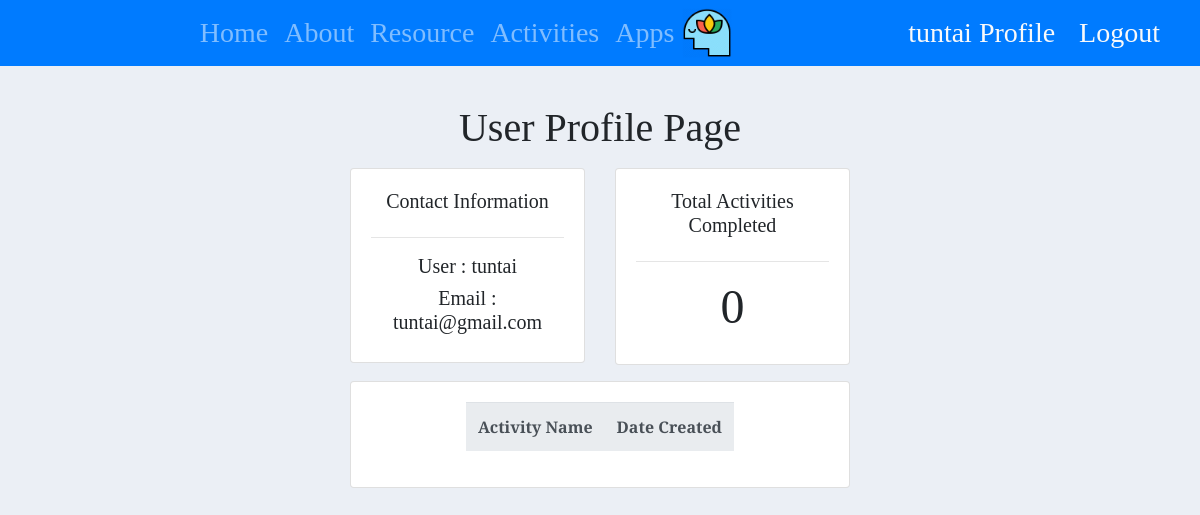
The page /userProfile/7/ (signed in) on the database as committed earlier.
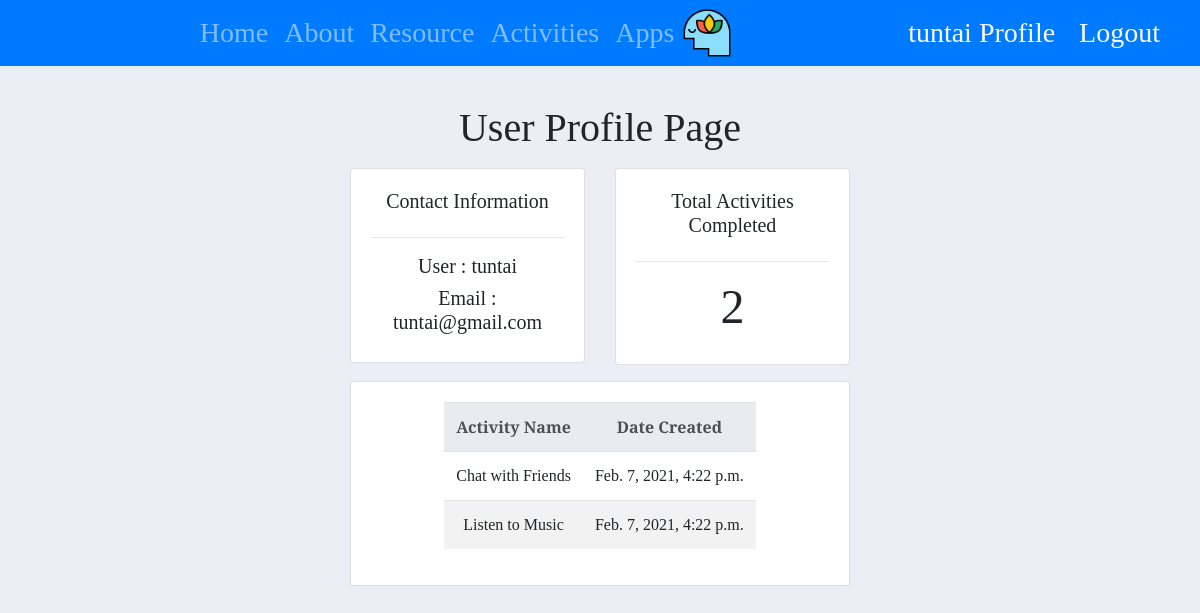
The same page on the database as committed later.
### userDataApp/models.py (models this page shows)
class Activity(models.Model):
    user = models.ForeignKey(User, null=True, on_delete= models.SET_NULL)
    ITEMS = (
            ('Take a Walk', 'Take a Walk'),
            ('Listen to Music', 'Listen to Music'),
            ('Read a Book', 'Read a Book'),
            ('Play a Game','Play a Game'),
            ('Chat with Friends', 'Chat with Friends'),
            ('Eat Healthy Food', 'Eat Healthy Food'),
            ('Meditate', 'Meditate'),
            ('Spend Time with Family', 'Spend Time with Family'),
            ('Feelings', 'Feelings'),
            ('Just Dance', 'Just Dance'),
            ('Do Yoga', 'Do Yoga'),
            ('Have 8hrs of Sleep', 'Have 8hrs of Sleep'),
            ('Go Shopping', 'Go Shopping'),
            ('Be a Painter', 'Be a Painter'),
            ('Write a Story', 'Write a Story'),
            ('Make a Todo List', 'Make a Todo List'),
            )
    date_created = models.DateTimeField(auto_now_add=True, null=True)
    activity = models.CharField(max_length=200, null=True, choices=ITEMS)
    def __str__(self):
        return self.activity

### userDataApp/views.py (the view)
# urls.py: path('userProfile/<str:primary_key>/', userProfilePage, name="userProfilePage_url"),
@login_required(login_url='my_login_url')
def userProfilePage(request, primary_key):
    User = get_user_model()
    User = get_user_model()
    current_user = User.objects.get(id=primary_key)
    current_user_activities = current_user.activity_set.all().order_by('-id')
    total_current_user_activities = current_user_activities.count
    my_dict={   'current_user':current_user,
                'current_user_activities': current_user_activities,
                'total_current_user_activities': total_current_user_activities,
            }
    return render(request, template_name='userDataApp/userProfile.html', context=my_dict)

### userDataApp/templates/userDataApp/userProfile.html
{% extends 'zenfulApp/main.html' %}
{% load static %}
{% block content %}
<br>
<div style="max-width: 500px; margin: auto;" class="text-center">
<h1 class="text-center">User Profile Page</h1>
<div class="row my-3">
  <div class="col-md">
    <div class="card card-body">
      <h5>Contact Information</h5>
      <hr>
      <h5>User : {{ current_user }}</h5>
      <h5>Email : {{ user.email }}</h5>
    </div>
  </div>
  <div class="col-md">
    <div class="card card-body ">
      <h5>Total Activities Completed</h5>
      <hr>
      <h5 style="text-align: center; font-size: 3.0rem">{{ total_current_user_activities }}</h5>
    </div>
  </div>
</div>
<div class="row">
  <div class="col-md">
    <div class="card card-body">
      <table class="table table-striped table-lg d-flex justify-content-center">
        <tr class="thead-light">
          <th>Activity Name</th>
          <th>Date Created</th>
        </tr>
        {% for a in current_user_activities %}
        <tr>
          <td> {{ a }}</td>
          <td> {{ a.date_created }} </td>
        </tr>
        {% endfor %}
      </table>
    </div>
  </div>
</div>
</div>
{% endblock %}

Rows that differ between the two databases and show on the page:
added Activity: activity "Chat with Friends", date_created "Feb. 7, 2021, 4:22 p.m."
added Activity: activity "Listen to Music", date_created "Feb. 7, 2021, 4:22 p.m."
Other text that changed with them:
{{ total_current_user_activities }}: "0" → "2"
